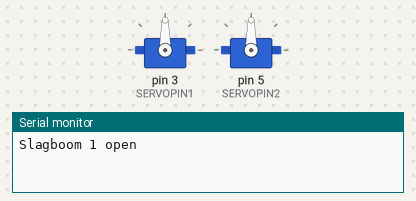
The sketch below on a simulated Arduino Uno, built with avr-gcc and run on an emulated ATmega328P. Parts: 2 × servo, the last lines printed to the serial monitor.

Above: at 0.05 s.
At 2.0 s:
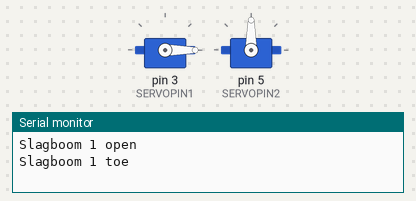
At 4.0 s:
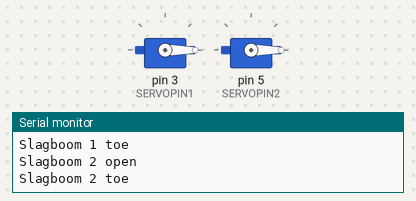
Timing chart, 0 to 5.2 s (numbered marks = the images above):
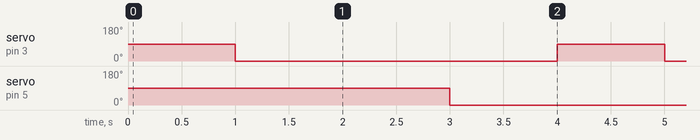

The sketch:

ServoTest.ino
```cpp
/*
Slagboom test
Deze code test de slagbomen door ze te openen en te sluiten.

Emil D'Hauwe
*/

#include <Servo.h>

Servo slagboom1;
Servo slagboom2;

// Constanten
#define SERVOPIN1 3
#define SERVOPIN2 5
#define DELAY 1000

void setup()
{
    // De servo wordt aangesloten op de pinnen
    slagboom1.attach(SERVOPIN1);
    slagboom2.attach(SERVOPIN2);
    Serial.begin(9600);
}

void loop()
{
    // Slagboom 1 open
    slagboomOpen(1);
    // Slagboom 1 dicht
    slagboomDicht(1);
    // Slagboom 2 open
    slagboomOpen(2);
    // Slagboom 2 dicht
    slagboomDicht(2);
}

bool slagboomOpen(int servoNummer)
{
    // De servo draait naar 90 graden
    if (servoNummer == 1)
    {
        slagboom1.write(90);
        Serial.println("Slagboom 1 open");
    }
    else if (servoNummer == 2)
    {
        slagboom2.write(90);
        Serial.println("Slagboom 2 open");
    }
    delay(DELAY);
    return true;
}

bool slagboomDicht(int servoNummer)
{
    // De servo draait naar 0 graden
    if (servoNummer == 1)
    {
        slagboom1.write(0);
        Serial.println("Slagboom 1 toe");
    }
    else if (servoNummer == 2)
    {
        slagboom2.write(0);
        Serial.println("Slagboom 2 toe");
    }
    delay(DELAY);
    return true;
}
```

Measured:
- by itself, servo on pin 3 (SERVOPIN1), servo on pin 5 (SERVOPIN2): alternates 90° for 1.0 s and 0° for 3.0 s
